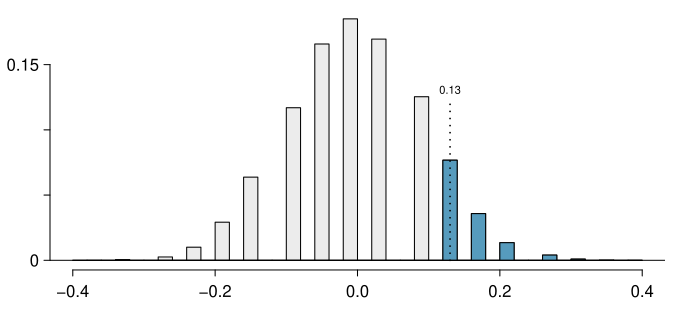

Generate this figure with R:
library(openintro)
data(COL)
set.seed(1)
tr <- rep(1:2, c(50, 40))
su <- c(rep(c("s", "d"), c(11, 39)),
        rep(c("s", "d"), c(14, 26)))

N <- 10^5
d <- rep(NA, N)
for (i in 1:N) {
  trf  <- sample(tr)
  p1   <- sum(su[trf == 1] == "s") / 50
  p2   <- sum(su[trf == 2] == "s") / 40
  d[i] <- p2 - p1
}
sum((d) > 0.1299) / N

a <- "pValueCPRStudySmallSampleAnalysisInSmallSampleSection.pdf"
myPDF(a, 6.75, 3.105,
      mar = c(2, 2.5, 0.5, 0.5))
hist(d,
     breaks = seq(-0.4, 0.4, 0.02),
     col = COL[7, 3],
     main = "",
     xlab = "Differences under the null hypothesis",
     ylab = "",
     axes = FALSE)
axis(1)
at <- (0:3) * N / 20
labels <- c(0, NA, NA, 3) / 20
axis(2, at, labels)
hist(d[d > 0.1299],
     breaks = seq(-0.4, 0.4, 0.02),
     col = COL[1],
     add = TRUE)
abline(h = 0)
lines(rep(0.13, 2),
      c(0, 3) * N / 25,
      lty = 3,
      lwd = 1.7)
text(0.13, 3 * N / 25, "0.13",
     pos = 3,
     cex = 0.7)
dev.off()
